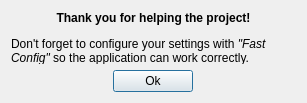
<?xml version="1.0" encoding="UTF-8"?>
<ui version="4.0">
 <class>Dialog</class>
 <widget class="QDialog" name="Dialog">
  <property name="geometry">
   <rect>
    <x>0</x>
    <y>0</y>
    <width>307</width>
    <height>103</height>
   </rect>
  </property>
  <property name="windowTitle">
   <string>Welcome</string>
  </property>
  <layout class="QVBoxLayout" name="verticalLayout">
   <item>
    <widget class="QLabel" name="label">
     <property name="text">
      <string>&lt;html&gt;&lt;head/&gt;&lt;body&gt;&lt;p align=&quot;center&quot;&gt;&lt;span style=&quot; font-weight:600;&quot;&gt;Thank you for helping the project!&lt;/span&gt;&lt;/p&gt;&lt;p&gt;Don't forget to configure your settings with &lt;span style=&quot; font-style:italic;&quot;&gt;&amp;quot;Fast Config&amp;quot;&lt;/span&gt; so the application can work correctly.&lt;/p&gt;&lt;/body&gt;&lt;/html&gt;</string>
     </property>
     <property name="wordWrap">
      <bool>true</bool>
     </property>
    </widget>
   </item>
   <item>
    <layout class="QHBoxLayout" name="horizontalLayout">
     <property name="spacing">
      <number>0</number>
     </property>
     <item>
      <widget class="QPushButton" name="ok_btn">
       <property name="sizePolicy">
        <sizepolicy hsizetype="Fixed" vsizetype="Preferred">
         <horstretch>0</horstretch>
         <verstretch>0</verstretch>
        </sizepolicy>
       </property>
       <property name="text">
        <string>Ok</string>
       </property>
      </widget>
     </item>
    </layout>
   </item>
  </layout>
 </widget>
 <resources/>
 <connections/>
</ui>
